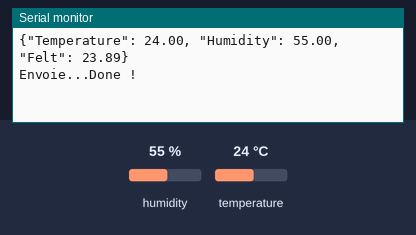
The sketch below on a simulated Arduino Uno, built with avr-gcc and run on an emulated ATmega328P. Parts: the last lines printed to the serial monitor. The inputs (shaded band) are chosen by the test bench; at power-on: humidity 55 %, temperature 24 °C. No radio packets arrive unless stated.

Above: at 4.8 s.
4.9 s: humidity set to 22 %
8.1 s: temperature set to 12 °C
At 9.5 s:
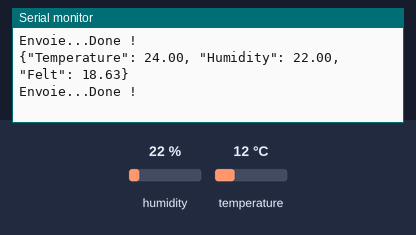
11.3 s: humidity set to 40 %
At 13.7 s:
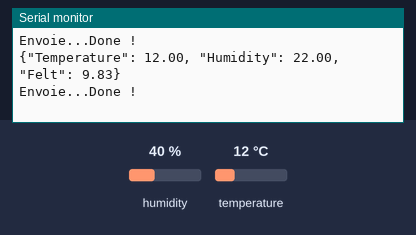
Timing chart, 0 to 15.2 s (numbered marks = the images above; inputs shaded):
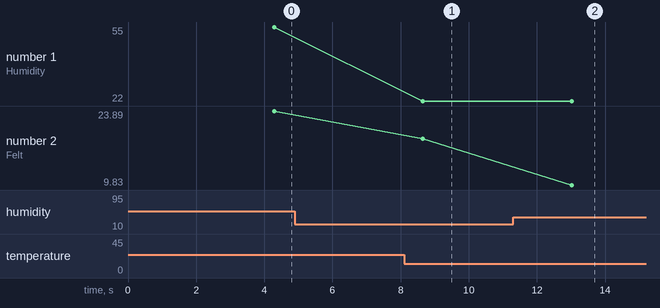

The sketch:

dht.ino
```cpp
#include <VirtualWire.h>
#include <DHT.h>

// Brancher l'émetteur sur le PIN 12
// Brancher le DHT sur le PIN 2 - Si un autre pin, configurer DHTPIN

#define SENSOR_NUMBER 1000            // serial du sensor
#define DHTTYPE DHT11                 // type de sensor - DHT11/DHT21/DHT22
#define DHTPIN 2                      // pin sur l'arduino
#define MESURE_DELAY 2000             // en ms - délai entre les mesures
#define NMESURE 3                     // nombre de mesure pour constituer la moyenne
#define SEND_FELTTEMP 1               // 0: désactivé | 1:activé - Envoi de la T° ressentie

enum Types { TEMP, HUM, FELT };
DHT dht(DHTPIN, DHTTYPE);

typedef struct {
  int serial;
  float temp;
  float hum;
  float felt;
} MySensor;

void setup() {
  Serial.begin(115200);
  vw_setup(2000);
  vw_rx_start();
  dht.begin();
}

void loop() {
  delay(MESURE_DELAY);

  // récupère les data
  float humidity = getData(HUM);
  float temperature = getData(TEMP);
  float feltTemp = getData(FELT);

  // en cas d'erreur
  if (isnan(humidity) || isnan(temperature) || isnan(feltTemp)) {
    Serial.println("Capteur HS ?");
    return;
  }

  String result = "{";
  result += "\"Temperature\": ";
  result += temperature;
  result += ", ";
  result += "\"Humidity\": ";
  result += humidity;
  if (SEND_FELTTEMP == 1) {
    result += ", ";
    float felt = dht.computeHeatIndex(feltTemp, humidity);
    result += "\"Felt\": ";
    result += dht.convertFtoC(felt);
  }
  result += "}";
  Serial.println(result);

  MySensor message;
  message.serial = SENSOR_NUMBER;
  message.temp = temperature;
  message.hum = humidity;
  if (SEND_FELTTEMP == 1) {
    float felt = dht.computeHeatIndex(feltTemp, humidity);
    message.felt = dht.convertFtoC(felt);
  }

  Serial.print("Envoie...");
  vw_send((byte *) &message, sizeof(message));
  vw_wait_tx();
  Serial.println("Done !");
}

float getData(Types type) {
  float average = 0;
  float readTemp = 0;
  float readFeltTemp = 0;
  float readHum = 0;
  switch (type) {
    case TEMP:
      for (int i=1; i <= NMESURE; i++) {
        readTemp += dht.readTemperature();
        delay(250);
      }
      average = readTemp / NMESURE;
      break;
    case FELT:
      for (int i=1; i <= NMESURE; i++) {
        readFeltTemp += dht.readTemperature(true);
        delay(250);
      }
      average = readFeltTemp / NMESURE;
      break;
    case HUM:
      for (int i=1; i <= NMESURE; i++) {
        readHum += dht.readHumidity();
        delay(250);
      }
      average = readHum / NMESURE;
      break;
  }
  return average;
}
```

Measured:
- after the input at 8.1 s, the serial monitor: prints a new line after 0.56 s (image 1)
- plotted number 1: 22 → 40 after the input at 11.3 s
- plotted number 2: 23.89 → 18.63 after the input at 8.1 s, 18.63 → 10.3 after the input at 11.3 s
